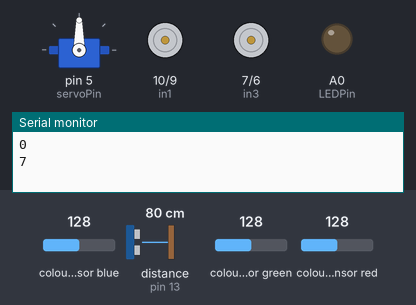
Bench run of a sketch on a simulated Arduino Uno, built with avr-gcc and run on an emulated ATmega328P. Shown: servo, motor-driver pin pairs drawn as motors (green arrow = first pin HIGH = forward, orange = second pin HIGH = backward, longer = more drive, scaled by the enable pin), output pins drawn as LEDs (lit = HIGH), the last lines printed to the serial monitor. Wiring (inferred from the names in the program): TCS3200 colour sensor: output pin 4; S2 pin 2; S3 pin 3; ultrasonic range finder: trigger pin 12; echo pin 13. The inputs (shaded band) are chosen by the test bench; at power-on: distance to the obstacle (sensor on pin 13) 80 cm, colour sensor blue 128, colour sensor green 128, colour sensor red 128. The echo pulse lasts 58.3 µs per cm; pins used as bus, display or sensor lines are not drawn.

Above: at 1.2 s.
1.3 s: distance to the obstacle (sensor on pin 13) set to 23 cm
At 1.84 s:
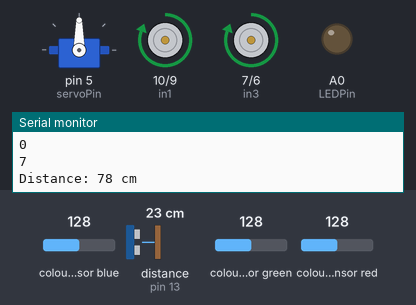
7.4 s: distance to the obstacle (sensor on pin 13) set to 20 cm
At 11.9 s:
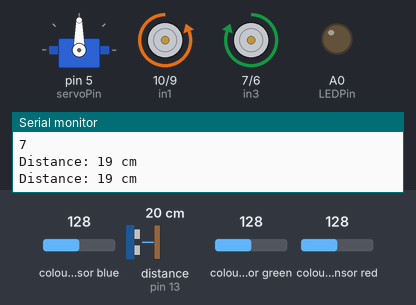
Timing chart, 0 to 19.5 s (numbered marks = the images above; inputs shaded):
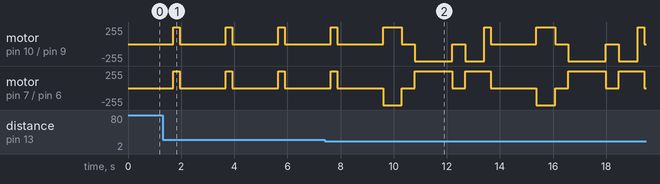

The sketch:

challenge3_v2.ino
```cpp
#include <Servo.h>

// ==========================
// PIN & SENSOR DEFINITIONS
// ==========================

// Color sensor pins
#define S0 0
#define S1 1
#define S2 2
#define S3 3
#define sensorOut 4

// Ultrasonic sensor pins
const int trigPin = 12;
const int echoPin = 13;

// Motor A connections (left motor)
int enA = 11;
int in1 = 10;
int in2 = 9;
// Motor B connections (right motor)
int enB = 8;
int in3 = 7;
int in4 = 6;

// LED for feedback (blink on correct detection)
int LEDPin = A0; // Adjust if needed

// Servo for the claw (if used)
Servo Clamp;
int servoPin = 5;
int angle = 0;

// ==========================
// CALIBRATION VALUES
// ==========================
// (These should be set using your calibration sketch)
// *Get these from Calibration Sketch
int redMin = 213; // Red minimum value
int redMax = 1365; // Red maximum value
int greenMin = 207; // Green minimum value
int greenMax = 1243; // Green maximum value
int blueMin = 180; // Blue minimum value
int blueMax = 1204; // Blue maximum value

// ==========================
// COLOR CONSTANTS & PATTERN
// ==========================

// Use simple constants to represent colors
#define COLOR_NONE  0
#define COLOR_RED   0x01  // 1 in decimal (001 in binary)
#define COLOR_BLUE  0x02  // 2 in decimal (010 in binary)
#define COLOR_GREEN 0x04  // 4 in decimal (100 in binary)
#define COLOR_WHITE 0x07  // 4 in decimal (100 in binary)

// The required pattern: Red -> Green -> Blue -> Green -> Blue
const int patternLength = 5;
int pattern[patternLength] = { COLOR_RED, COLOR_GREEN, COLOR_BLUE, COLOR_GREEN, COLOR_BLUE };
int currentIndex = 0;  // which color in the pattern we are looking for

// ==========================
// VARIABLES FOR COLOR PULSE WIDTHS
// ==========================
int redPW = 0;
int greenPW = 0;
int bluePW = 0;

// (Optional mapping values – printed for debugging)
int redValue, greenValue, blueValue;

// ==========================
// VARIABLES FOR TILE DEBOUNCE/UNIQUE DETECTION
// ==========================
// We want to “count” a block only once.
// Also, if the same color appears twice in a row in the pattern,
// we want to be sure the second instance is a different block.
bool tileRegistered = false;        // true if the sensor is currently “on” a tile
unsigned long lastTileTime = 0;       // time when a tile was registered
const unsigned long tileCooldown = 2000; // minimum time (ms) to wait before counting the same color again
int lastRegisteredColor = COLOR_NONE; // stores the last registered color

// ==========================
// MOTOR DRIVE MODES
// ==========================
int forwardMode[4]  = { HIGH, LOW, HIGH, LOW };
int backwardMode[4] = { LOW, HIGH, LOW, HIGH };
int leftMode[4]     = { LOW, HIGH, HIGH, LOW };
int rightMode[4]    = { HIGH, LOW, LOW, HIGH };

// For timing driving maneuvers
int secPerRotation = 2800;  // time (ms) for a full rotation (adjust as needed)

// ==========================
// SETUP
// ==========================
void setup() {
  Serial.begin(9600);

  // Ultrasonic sensor setup
  pinMode(trigPin, OUTPUT);
  pinMode(echoPin, INPUT);

  // Motor pins setup
  pinMode(enA, OUTPUT);
  pinMode(enB, OUTPUT);
  pinMode(in1, OUTPUT);
  pinMode(in2, OUTPUT);
  pinMode(in3, OUTPUT);
  pinMode(in4, OUTPUT);
  // Initialize motors to off
  digitalWrite(in1, LOW);
  digitalWrite(in2, LOW);
  digitalWrite(in3, LOW);
  digitalWrite(in4, LOW);

  // Attach servo (if needed)
  Clamp.attach(servoPin);

  // Set motor "speed" pins high (if using PWM later, adjust accordingly)
  digitalWrite(enA, HIGH);
  digitalWrite(enB, HIGH); // return back to high later

  // Color sensor setup
  pinMode(S0, OUTPUT);
  pinMode(S1, OUTPUT);
  pinMode(S2, OUTPUT);
  pinMode(S3, OUTPUT);
  // Set pulse width scaling to 20%
  digitalWrite(S0, HIGH);
  digitalWrite(S1, LOW);
  // Sensor output as input
  pinMode(sensorOut, INPUT);

  // LED setup
  pinMode(LEDPin, OUTPUT);
}

// ==========================
// MAIN LOOP
// ==========================
void loop() {

  // If the complete pattern has been detected, stop the robot.
  if (currentIndex >= patternLength) {
    stop();
    Serial.println("Pattern complete!");
    while(true); // halt further execution
  }

  // Get the current color from the sensor
  int detectedColor = getColor();

  // --- TILE DEBOUNCE / UNIQUE DETECTION LOGIC ---
  // Only register a tile once. When no color is detected, reset the flag.
  Serial.println(tileRegistered);
  Serial.println(detectedColor);
  if (detectedColor != pattern[currentIndex]) {
    tileRegistered = false;
  }
  else if (!tileRegistered) {
    // If the detected color matches the current expected pattern color...
    if (detectedColor == pattern[currentIndex]) {
      // For consecutive same-color entries in the pattern, require a “new” block.
      if (currentIndex > 0 && pattern[currentIndex] == pattern[currentIndex - 1]) {
        unsigned long currentTime = millis();
        if (detectedColor == lastRegisteredColor && (currentTime - lastTileTime) < tileCooldown) {
          Serial.println("Detected same tile again; waiting for a different tile.");
        }
        else {
          tileRegistered = true;
          lastTileTime = currentTime;
          lastRegisteredColor = detectedColor;
          blinkLED();
          currentIndex++;
          Serial.print("Tile accepted. Pattern progress: ");
          Serial.println(currentIndex);
        }
      }
      else {
        // For a non-repeated color in the pattern, register immediately.
        tileRegistered = true;
        lastTileTime = millis();
        lastRegisteredColor = detectedColor;
        currentIndex++;

        blinkLED();

        Serial.print("Tile accepted. Pattern progress: ");
        Serial.println(currentIndex);
      }
    }
  }

  // --- NAVIGATION & OBSTACLE AVOIDANCE ---
  detectedColor = getColor();
  int currentDistance = getDistance();

  if (currentDistance <= 20) {
    stop();
    drive(rightMode, secPerRotation * 0.25);
    stop();
    currentDistance = getDistance();
    if (currentDistance <= 20) {
      drive (leftMode, secPerRotation * 0.50);
      stop();
      currentDistance = getDistance();
      if (currentDistance <= 20) {
        drive (leftMode, secPerRotation * 0.25);
        stop();
      }
    }
  }

  drive(forwardMode, 250);
  stop();
  delay(20);

  // // Adjust direction based on detected color.
  // detectedColor = getColor();
  // Serial.println(detectedColor);
  // driveDirection(detectedColor);

  // // Use the ultrasonic sensor to check for obstacles.
  // int currentDistance = getDistance();
  // if (currentDistance >= 20) {
  //   drive(forwardMode, 200);
  //   detectedColor = getColor();
  //   currentDistance = getDistance();
  //   delay(200);
  //   if (currentDistance >= 20) {
  //     drive(leftMode, secPerRotation * 0.50);
  //     drive(forwardMode, 200);
  //     detectedColor = getColor();
  //     // Optionally adjust again based on color.
  //     driveDirection(detectedColor);
  //     drive(forwardMode, 200);
  //   }
  // }
  // stop();
  // delay (200);
}

// ==========================
// SUPPORT FUNCTIONS
// ==========================

// Blink the LED to give visual feedback for a correct tile detection.
void blinkLED() {
  digitalWrite(LEDPin, HIGH);
  delay(500);
  digitalWrite(LEDPin, LOW);
}

// Adjust the robot’s driving direction based on the currently detected color.
void driveDirection(int detectedColor) {
  if (detectedColor == COLOR_RED) {
    // For red, perform a SLIGHT left turn.
    drive(rightMode, secPerRotation * 0.25);
  }
  else if (detectedColor == COLOR_BLUE) {
    // For blue, perform a slight left turn.
    drive(leftMode, secPerRotation * 0.25);
  }
  else if (detectedColor == COLOR_GREEN) {
    // For green, perform a slight right turn.
    drive(rightMode, secPerRotation * 0.25);
  }
}

int getColor() {
  // Read Red Pulse Width
  redPW = getRedPW();
  // Map to value from 0-255
  redValue = map(redPW, redMin, redMax, 255, 0);
  // Delay to stabilize sensor
  delay(200);

  // Read Green Pulse Width
  greenPW = getGreenPW();
  // Map to value from 0-255
  greenValue = map(greenPW, greenMin, greenMax, 255, 0);
  // Delay to stabilize sensor
  delay(200);

  // Read Blue Pulse Width
  bluePW = getBluePW();
  // Map to value from 0-255
  blueValue = map(bluePW, blueMin, blueMax, 255, 0);
  // Delay to stabilize sensor
  delay(200);

  // // Print output to Serial Monitor
  // Serial.print("Red PW = ");
  // Serial.print(redPW);
  // Serial.print(" - Green PW = ");
  // Serial.print(greenPW);
  // Serial.print(" - Blue PW = ");
  // Serial.println(bluePW);

  // // Print output to Serial Monitor
  // Serial.print("Red PW = ");
  // Serial.print(redValue);
  // Serial.print(" - Green PW = ");
  // Serial.print(greenValue);
  // Serial.print(" - Blue PW = ");
  // Serial.println(blueValue);

  if (redValue < 100 && blueValue < 100 && greenValue < 100) {
    // Serial.println("Black is detected");
    return COLOR_NONE;
  }
  else if (redValue > 210 && blueValue > 210 && greenValue > 210) {
    // Serial.println("floor is detected");
    return COLOR_WHITE;

  }
  else if (redValue > greenValue && redValue > blueValue) {
    // Serial.println("Red is Detected");
    return COLOR_RED;
  }
  else if (greenValue > blueValue && greenValue > redValue) {
    // Serial.println("Green is Detected");
    return COLOR_GREEN;
  }
  else if (blueValue > redValue && blueValue > greenValue) {
    // Serial.println("Blue is Detected");
    return COLOR_BLUE;

  }
  else {
    //  Serial.println("Nothing is Detected");
    return COLOR_WHITE;
  }
}

// Drive the motors using the specified mode and duration.
void drive(int driveMode[], int duration) {
  digitalWrite(in1, driveMode[0]);
  digitalWrite(in2, driveMode[1]);
  digitalWrite(in3, driveMode[2]);
  digitalWrite(in4, driveMode[3]);
  delay(duration);
}

// Stop all motors.
void stop() {
  digitalWrite(in1, LOW);
  digitalWrite(in2, LOW);
  digitalWrite(in3, LOW);
  digitalWrite(in4, LOW);
}

// Use the ultrasonic sensor to measure the distance ahead.
int getDistance() {
  digitalWrite(trigPin, LOW);
  delayMicroseconds(2);

  digitalWrite(trigPin, HIGH);
  delayMicroseconds(10);
  digitalWrite(trigPin, LOW);

  long duration = pulseIn(echoPin, HIGH);
  int distance = duration * 0.034 / 2;

  Serial.print("Distance: ");
  Serial.print(distance);
  Serial.println(" cm");

  delay(500);
  return distance;
}

// --------------------------
// Color Sensor Pulse Width Functions
// --------------------------

// Read the red pulse width
int getRedPW() {
  digitalWrite(S2, LOW);
  digitalWrite(S3, LOW);
  return pulseIn(sensorOut, LOW);
}

// Read the green pulse width
int getGreenPW() {
  digitalWrite(S2, HIGH);
  digitalWrite(S3, HIGH);
  return pulseIn(sensorOut, LOW);
}

// Read the blue pulse width
int getBluePW() {
  digitalWrite(S2, LOW);
  digitalWrite(S3, HIGH);
  return pulseIn(sensorOut, LOW);
}
```

Measured:
- the behaviour switches between 22 and 21 cm on distance to the obstacle (sensor on pin 13) (found by bisection; images 1 and 2)
- by itself, motor on pin 7 (in3) / pin 6 (in4): repeats every 5.8 s: stopped 1.7 s, backward 255/255 0.70 s, stopped 0.50 s, forward 255/255 1.4 s, stopped 0.50 s, forward 255/255 0.95 s
- by itself, motor on pin 10 (in1) / pin 9 (in2): repeats every 5.8 s: stopped 1.7 s, forward 255/255 0.70 s, stopped 0.50 s, backward 255/255 1.4 s, stopped 0.50 s, backward 255/255 0.70 s, forward 255/255 0.25 s
